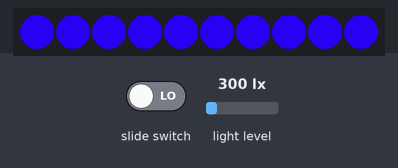
A sketch run on a simulated Adafruit Circuit Playground Express. Shown: 10 RGB LEDs in strip order, left to right. Inputs (shaded band) come from the test bench; at power-on: light level 300 lx. Dim RGB values are drawn brighter than linear; what the sketch prints to the serial monitor is not drawn.

Above: at 1.2 s.
1.3 s: light level set to 1000 lx
At 1.7 s:
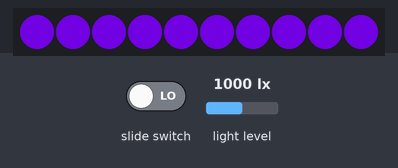
Timing chart, 0 to 2.0 s (numbered marks = the images above; inputs shaded):
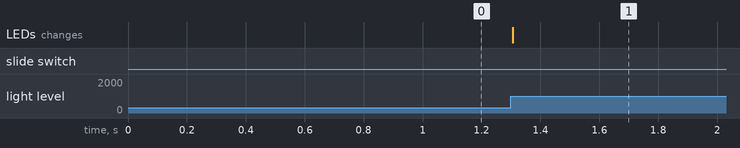

Measured:
- after the input at 1.3 s, the LEDs: change at once (image 1)

The sketch:

WorkshopCPexample.ino
```cpp
#include <Adafruit_NeoPixel.h>
#include <Adafruit_CircuitPlayground.h>
#ifdef __AVR__
  #include <avr/power.h>
#endif
#define PIN 17
#define NUMPIXELS 10
Adafruit_NeoPixel pixels = Adafruit_NeoPixel(NUMPIXELS, PIN, NEO_GRB + NEO_KHZ800);
//This takes the information we have put into variables and initializes them as neopixel objects we can command
void setup() {
  // put your setup code here, to run once:
  pixels.begin(); // This initializes the NeoPixel library.
}

void loop() {
  // put your main code here, to run repeatedly:
  //the sound sensor reacts with greater sensitivity to incandescent or natural light than fluorescent light, so there are two modes with a slightly different algorithm for distributing color based on brightness
 if (CircuitPlayground.slideSwitch()== true){
 fluorescent();
 }
 else if (CircuitPlayground.slideSwitch()== false){
 incandesent();
 }
}
void fluorescent(void){
 float brightness;
 //Brightness serves as a marker for how intensely the Neopixels will shine
 int lightval = CircuitPlayground.lightSensor();
 //Lightval ranges from 0 to 1023 and is a marker for how much light the sensor is picking up
 if (lightval <= 10){
   //This condition prevents the playground from going dark if not enough light is registered. It doesn't take absolute darkness to bring it down to 0.
    lightval = 10;
 }
 int soundval = CircuitPlayground.soundSensor();
 //soundval marks how much sound is being picked up and ranges from 0 to 800. It hovers at around 330. Because of this, the following if condition was made so that random variance will not have an effect and lights will only change when there truly is noise.
 if( (333 <soundval) and (soundval < 345)){
    brightness = (lightval/4);
  }
 else if ( (soundval <= 333) or (soundval >= 345)){
  //This if condition is the primary determiner of how bright the neopixels will be. Wether the soundval goes up or down with noise seemed random, so the absolute difference is used.
    brightness = (lightval/4) + (5 * abs((soundval - 340)));
 }
 if (brightness >250){
  //To ensure the Neopixels aren't overloaded.
    brightness = 250;
 }
  float ratio = 1000/lightval;
  //Ratio is a dimensionless term for brightness
  float each = brightness / (ratio+5);
  //Each is a method of dividing the brightness between the two desirable colors. The 5 is present to make the color assigned the top value more likely to be seen,
  float blue = each * ratio;
  float yellow = each * 5;
  int bright = brightness;
  Serial.println("Blu");
  Serial.println(blue);
  Serial.println("Yellow");
  Serial.println(yellow);
  Serial.println(brightness);
  for (int i=0;i<NUMPIXELS;i++){
    pixels.setPixelColor(i, pixels.Color(yellow,0,blue));
    pixels.show(); // This sends the updated pixel color to the hardware.
  }
}
void incandesent(){
float brightness;
 //Brightness serves as a marker for how intensely the Neopixels will shine
 int lightval = CircuitPlayground.lightSensor();
 //Lightval ranges from 0 to 1023 and is a marker for how much light the sensor is picking up
 if (lightval <= 10){
   //This condition prevents the playground from going dark if not enough light is registered. It doesn't take absolute darkness to bring it down to 0.
    lightval = 10;
 }
 int soundval = CircuitPlayground.soundSensor();
 //soundval marks how much sound is being picked up and ranges from 0 to 800. It hovers at around 330. Because of this, the following if condition was made so that random variance will not have an effect and lights will only change when there truly is noise.
 if( (333 <soundval) and (soundval < 345)){
    brightness = (lightval/4);
  }
 else if ( (soundval <= 333) or (soundval >= 345)){
  //This if condition is the primary determiner of how bright the neopixels will be. Wether the soundval goes up or down with noise seemed random, so the absolute difference is used.
    brightness = (lightval/4) + (5 * abs((soundval - 340)));
 }
 if (brightness >250){
  //To ensure the Neopixels aren't overloaded.
    brightness = 250;
 }
  float ratio = 1000/lightval;
  //Ratio is a dimensionless term for brightness
  float each = brightness / (ratio+1);
  //Each is a method of dividing the brightness between the two desirable colors. The 5 is present to make the color assigned the top value more likely to be seen,
  float blue = each * ratio;
  float yellow = each ;
  int bright = brightness;
  Serial.println("Blu");
  Serial.println(blue);
  Serial.println("Yellow");
  Serial.println(yellow);
  Serial.println(brightness);
  for (int i=0;i<NUMPIXELS;i++){
    pixels.setPixelColor(i, pixels.Color(yellow,0,blue));
    pixels.show(); // This sends the updated pixel color to the hardware.
  }
}
```
